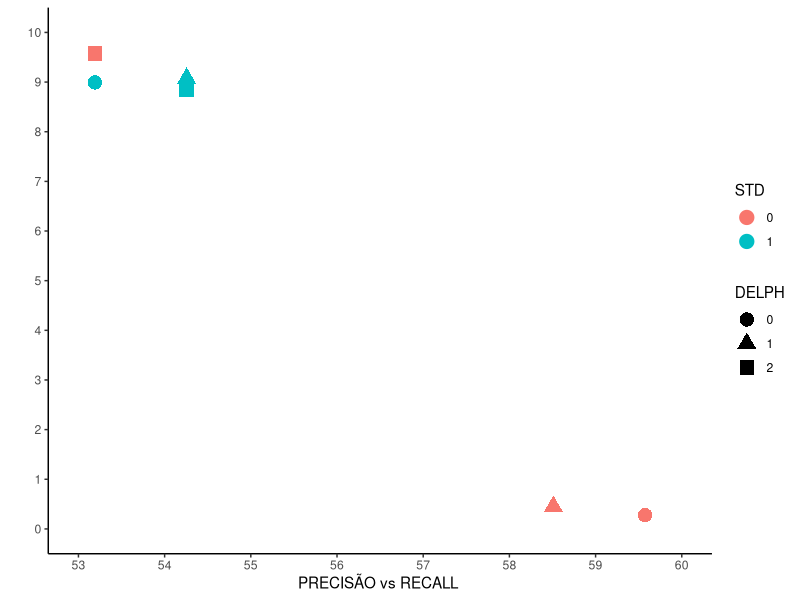

Write the R code that produced this figure.
## ---- chunk 1
knitr::opts_chunk$set(echo = TRUE)
library(tidyverse)
## ---- chunk 2
execucao = read_csv(here::here("data/execucao_daikon.csv"))
invariantes = read_csv(here::here("data/invariantes_corretos.csv"))
glimpse(invariantes)
glimpse(execucao)

dados_completos = read_csv(here::here("data/dados_completos.csv"))
glimpse(dados_completos)
## ---- chunk 3
dados_completos_por_configuracao <- dados_completos %>% 
  group_by(delph, std) %>% 
  summarise(b = sum(nJEs), c = sum(nLIs), d = sum(nLIscorretos))
## ---- chunk 4
dados_completos_por_configuracao <- dados_completos_por_configuracao %>% 
  mutate(precisao = (d / c), recall = (d / b))
## ---- chunk 5
dados_completos_por_configuracao$delph <- factor(dados_completos_por_configuracao$delph)
dados_completos_por_configuracao$std <- factor(dados_completos_por_configuracao$std)
## ---- chunk 6
ggplot(aes(x = recall*100, y = precisao*100, shape = delph), 
       data = dados_completos_por_configuracao) +
  geom_point(mapping = aes(color = std), size = 4.5) +
  labs(x = "PRECISÃO vs RECALL ",
       y = " ",
       colour = "STD",
       shape = "DELPH") +
  scale_x_continuous(limits = c(53, 60), breaks = seq(53, 60, 1)) +
  scale_y_continuous(limits = c(0, 10), breaks = seq(0, 10, 1)) +
  theme_classic()
